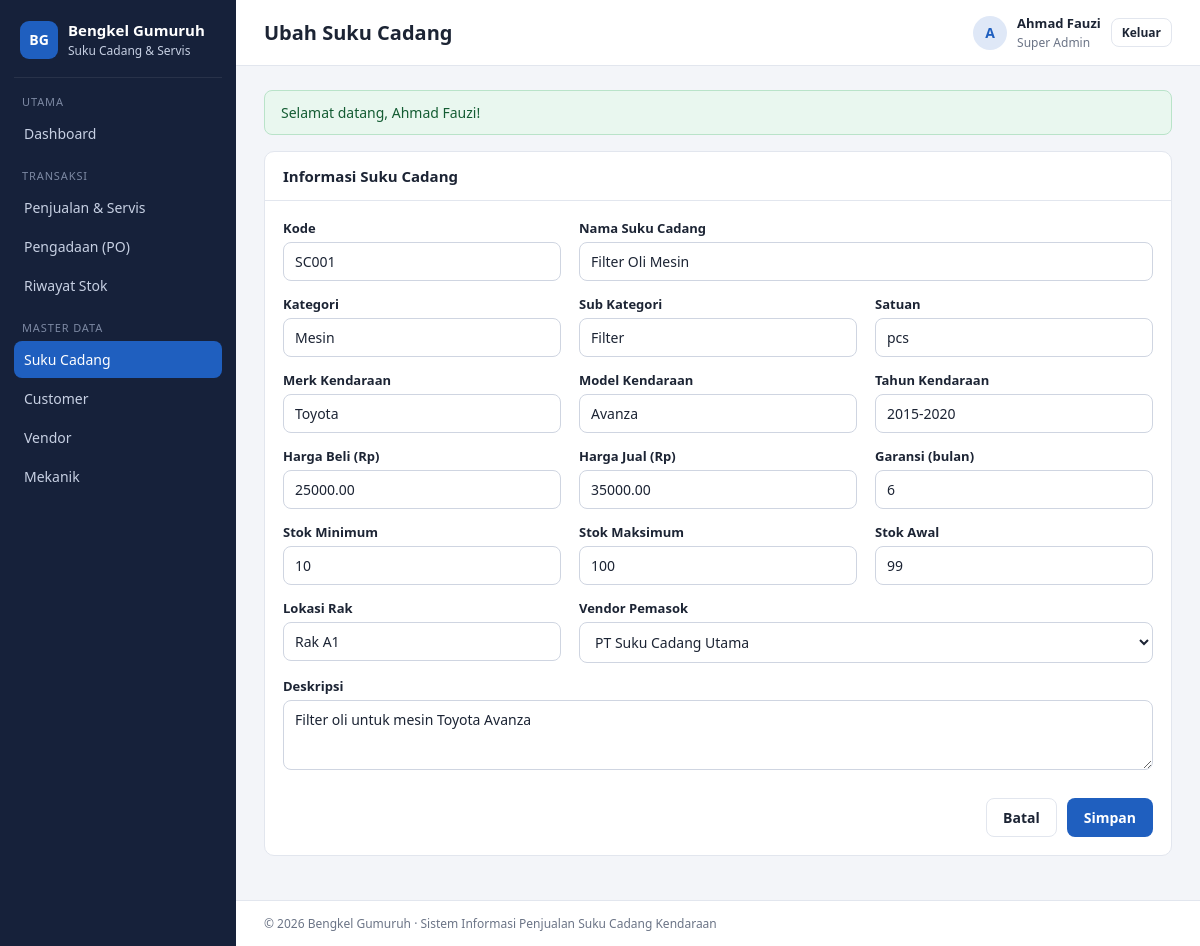
The app's page /suku_cadang_form.php?id=1 (signed in) with its own data.
### tables this page shows
CREATE TABLE `suku_cadang`  (
  `id_suku_cadang` int NOT NULL AUTO_INCREMENT,
  `kode_suku_cadang` varchar(50) NOT NULL,
  `nama_suku_cadang` varchar(100) NOT NULL,
  `merk_kendaraan` varchar(50) NULL DEFAULT NULL COMMENT 'Toyota, Honda, Suzuki, dll',
  `model_kendaraan` varchar(50) NULL DEFAULT NULL COMMENT 'Avanza, Jazz, Ertiga, dll',
  `tahun_kendaraan` varchar(20) NULL DEFAULT NULL COMMENT '2015-2020',
  `kategori` varchar(50) NULL DEFAULT NULL COMMENT 'Mesin, Transmisi, AC, Rem, dll',
  `sub_kategori` varchar(50) NULL DEFAULT NULL COMMENT 'Filter oli, kampas rem, dll',
  `satuan` varchar(20) NULL DEFAULT NULL COMMENT 'pcs, set, liter, dll',
  `harga_beli` decimal(12, 2) NOT NULL,
  `harga_jual` decimal(12, 2) NOT NULL,
  `margin_keuntungan` decimal(5, 2) NULL DEFAULT NULL COMMENT 'Dalam persen',
  `stok_minimum` int NULL DEFAULT 5,
  `stok_maksimum` int NULL DEFAULT 100,
  `stok_saat_ini` int NULL DEFAULT 0,
  `lokasi_penyimpanan` varchar(50) NULL DEFAULT NULL,
  `berat` decimal(8, 2) NULL DEFAULT NULL COMMENT 'Dalam gram',
  `dimensi` varchar(50) NULL DEFAULT NULL COMMENT 'PxLxT dalam cm',
  `deskripsi` text NULL,
  `foto_suku_cadang` longtext NULL,
  `garansi_bulan` int NULL DEFAULT NULL,
  `status_produk` tinyint NULL DEFAULT 1 COMMENT '1=aktif, 0=nonaktif',
  `created_at` timestamp NULL DEFAULT CURRENT_TIMESTAMP,
  `created_by` int NULL DEFAULT NULL,
  `updated_at` timestamp NULL DEFAULT CURRENT_TIMESTAMP ON UPDATE CURRENT_TIMESTAMP,
  `updated_by` int NULL DEFAULT NULL,
  `id_vendor` int NULL DEFAULT NULL,
  PRIMARY KEY (`id_suku_cadang`) USING BTREE,
  UNIQUE INDEX `kode_suku_cadang`(`kode_suku_cadang` ASC) USING BTREE,
  INDEX `id_vendor`(`id_vendor` ASC) USING BTREE,
  INDEX `created_by`(`created_by` ASC) USING BTREE,
  INDEX `updated_by`(`updated_by` ASC) USING BTREE,
  INDEX `idx_suku_cadang_kode`(`kode_suku_cadang` ASC) USING BTREE,
  INDEX `idx_suku_cadang_nama`(`nama_suku_cadang` ASC) USING BTREE,
  CONSTRAINT `suku_cadang_ibfk_1` FOREIGN KEY (`id_vendor`) REFERENCES `vendor` (`id_vendor`) ON DELETE RESTRICT ON UPDATE RESTRICT,
  CONSTRAINT `suku_cadang_ibfk_2` FOREIGN KEY (`created_by`) REFERENCES `pengguna` (`id`) ON DELETE RESTRICT ON UPDATE RESTRICT,
  CONSTRAINT `suku_cadang_ibfk_3` FOREIGN KEY (`updated_by`) REFERENCES `pengguna` (`id`) ON DELETE RESTRICT ON UPDATE RESTRICT
);

CREATE TABLE `vendor`  (
  `id_vendor` int NOT NULL AUTO_INCREMENT,
  `nama_vendor` varchar(100) NOT NULL,
  `nama_perusahaan` varchar(100) NULL DEFAULT NULL,
  `alamat_vendor` text NOT NULL,
  `no_telepon_vendor` varchar(15) NOT NULL,
  `email_vendor` varchar(50) NULL DEFAULT NULL,
  `npwp_vendor` varchar(20) NULL DEFAULT NULL,
  `contact_person` varchar(100) NULL DEFAULT NULL,
  `no_telepon_contact` varchar(15) NULL DEFAULT NULL,
  `jenis_suku_cadang` text NULL COMMENT 'Spesialisasi vendor',
  `rating_vendor` decimal(2, 1) NULL DEFAULT 0.0 COMMENT 'Rating 0.0 - 5.0',
  `status_kerjasama` tinyint NULL DEFAULT 1 COMMENT '1=aktif, 0=nonaktif',
  `term_pembayaran` int NULL DEFAULT NULL COMMENT 'Dalam hari',
  `bank_nama` varchar(50) NULL DEFAULT NULL,
  `bank_rekening` varchar(30) NULL DEFAULT NULL,
  `bank_atas_nama` varchar(100) NULL DEFAULT NULL,
  `created_at` timestamp NULL DEFAULT CURRENT_TIMESTAMP,
  `created_by` int NULL DEFAULT NULL,
  `updated_at` timestamp NULL DEFAULT CURRENT_TIMESTAMP ON UPDATE CURRENT_TIMESTAMP,
  `updated_by` int NULL DEFAULT NULL,
  PRIMARY KEY (`id_vendor`) USING BTREE,
  INDEX `created_by`(`created_by` ASC) USING BTREE,
  INDEX `updated_by`(`updated_by` ASC) USING BTREE,
  INDEX `idx_vendor_nama`(`nama_vendor` ASC) USING BTREE,
  CONSTRAINT `vendor_ibfk_1` FOREIGN KEY (`created_by`) REFERENCES `pengguna` (`id`) ON DELETE RESTRICT ON UPDATE RESTRICT,
  CONSTRAINT `vendor_ibfk_2` FOREIGN KEY (`updated_by`) REFERENCES `pengguna` (`id`) ON DELETE RESTRICT ON UPDATE RESTRICT
);

### includes/helpers.php (called while the page is built, shortened)
<?php
function e(?string $value): string
{
    return htmlspecialchars((string) $value, ENT_QUOTES, 'UTF-8');
}

### suku_cadang_form.php (the view, shortened to what this page needs)
<?php
$pdo = db();
$id  = (int) ($_GET['id'] ?? 0);
$kolom = ['kode_suku_cadang', 'nama_suku_cadang', 'merk_kendaraan', 'model_kendaraan', 'tahun_kendaraan',
          'kategori', 'sub_kategori', 'satuan', 'harga_beli', 'harga_jual', 'stok_minimum', 'stok_maksimum',
          'stok_saat_ini', 'lokasi_penyimpanan', 'garansi_bulan', 'deskripsi', 'id_vendor'];
$s = array_fill_keys($kolom, '');
$s['satuan'] = 'pcs';
$s['stok_minimum'] = 5;
$s['stok_maksimum'] = 100;
$s['stok_saat_ini'] = 0;
if ($id) {
    $stmt = $pdo->prepare('SELECT * FROM suku_cadang WHERE id_suku_cadang = ?');
    $stmt->execute([$id]);
    $s = $stmt->fetch() ?: redirect('suku_cadang.php');
}
$vendor = $pdo->query('SELECT id_vendor, nama_vendor FROM vendor WHERE status_kerjasama = 1 ORDER BY nama_vendor')->fetchAll();
require __DIR__ . '/includes/header.php';
$field = function (string $name, string $label, string $type = 'text', string $extra = '') use ($s) {
    printf('<div><label for="%1$s">%2$s</label><input id="%1$s" type="%3$s" name="%1$s" value="%4$s" %5$s></div>',
        $name, e($label), $type, e((string) $s[$name]), $extra);
};
?>
<form method="post" class="card">
    <div class="card-header"><h2>Informasi Suku Cadang</h2></div>
    <div class="card-body form-grid">
        <div class="span-2"><label for="nama_suku_cadang">Nama Suku Cadang</label><input id="nama_suku_cadang" name="nama_suku_cadang" value="<?= e($s['nama_suku_cadang']) ?>" required maxlength="100"></div>
        <div class="span-2">
            <label for="id_vendor">Vendor Pemasok</label>
            <select id="id_vendor" name="id_vendor">
                <?php foreach ($vendor as $v): ?>
                    <option value="<?= $v['id_vendor'] ?>"<?= (string) $s['id_vendor'] === (string) $v['id_vendor'] ? ' selected' : '' ?>><?= e($v['nama_vendor']) ?></option>
                <?php endforeach; ?>
            </select>
        </div>
        <div class="span-3"><label for="deskripsi">Deskripsi</label><textarea id="deskripsi" name="deskripsi"><?= e($s['deskripsi']) ?></textarea></div>
    </div>
    <div class="card-body form-footer">
        <a class="btn btn-light" href="suku_cadang.php">Batal</a>
        <button class="btn" type="submit">Simpan</button>
    </div>
</form>
<?php require __DIR__ . '/includes/footer.php'; ?>

### assets/css/style.css (style rules this page uses)
:root { --bg: #f3f5f9; --surface: #ffffff; --ink: #1c2434; --muted: #6b7486; --line: #e2e6ee; --primary: #1f5fbf; --primary-dark: #174a96; --sidebar: #16213a; --sidebar-ink: #c7d0e3; --success: #1e8a4c; --danger: #c23a32; --warning: #b9770e; --info: #1b7f9c; --radius: 10px; }
* { box-sizing: border-box; }
body { margin: 0; font-family: "Segoe UI", system-ui, -apple-system, Roboto, Arial, sans-serif; font-size: 14px; color: var(--ink); background: var(--bg); }
a { color: var(--primary); text-decoration: none; }
.card { background: var(--surface); border: 1px solid var(--line); border-radius: var(--radius); margin-bottom: 20px; }
.card-header { padding: 14px 18px; border-bottom: 1px solid var(--line); display: flex; justify-content: space-between; align-items: center; gap: 12px; }
.card-header h2 { font-size: 15px; margin: 0; }
.card-body { padding: 18px; }
.btn { display: inline-block; border: 1px solid transparent; border-radius: 8px; padding: 9px 16px; font: inherit; font-weight: 600; cursor: pointer; background: var(--primary); color: #fff; }
.btn-light { background: #fff; border-color: var(--line); color: var(--ink); }
.form-grid { display: grid; grid-template-columns: repeat(3, 1fr); gap: 14px 18px; }
.form-grid .span-2 { grid-column: span 2; }
.form-grid .span-3 { grid-column: span 3; }
label { display: block; font-weight: 600; font-size: 13px; margin-bottom: 5px; }
input, select, textarea { width: 100%; padding: 9px 11px; font: inherit; color: var(--ink); border: 1px solid #cfd5e1; border-radius: 8px; background: #fff; }
textarea { min-height: 70px; resize: vertical; }
.form-footer { display: flex; justify-content: flex-end; gap: 10px; padding-top: 6px; }

### records on screen
suku_cadang: nama_suku_cadang "Filter Oli Mesin", id_vendor "PT Suku Cadang Utama", deskripsi "Filter oli untuk mesin Toyota Avanza"

### other values on screen
APP_NAME "Bengkel Gumuruh"
$judul "Ubah Suku Cadang"
mb_substr($user['nama_pengguna'], 0, 1) "A"
$user['nama_pengguna'] "Ahmad Fauzi"
nama_role((int) $user['role']) "Super Admin"
$f['message'] "Selamat datang, Ahmad Fauzi!"
